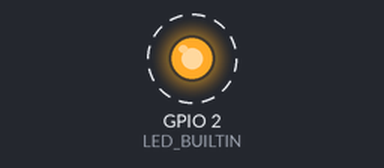
Bench run of a sketch on a simulated ESP8266 (NodeMCU). Shown: output pins drawn as LEDs (lit = HIGH, except the on-board LED, lit = LOW). Dashed ring = blinking. What the sketch prints to the serial monitor is not drawn.

Above: at 0.5 s.
Timing chart, 0 to 4.6 s (numbered marks = the images above):
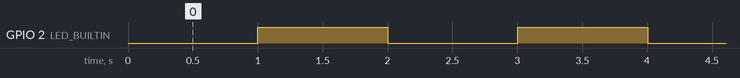

The sketch:

sender.ino
```cpp
#include <ESP8266WiFi.h>
#include <espnow.h>
#include <EEPROM.h>
uint8_t broadcastAddress[] = {0xA0, 0x20, 0xA6, 0x06, 0x7F, 0x45};  //test esp
//uint8_t broadcastAddress[] = {0x2C, 0x3A, 0xE8, 0x0F, 0x0D, 0xB1};  //monitor esp

typedef struct struct_message {
    char cmd[4];
    int start;
    int end;
    uint8_t R;
    uint8_t G;
    uint8_t B;
    uint8_t W;
} struct_message;

struct_message myData;

unsigned long lastTime = 0;
unsigned long timerDelay = 1000;  // send readings timer

void OnDataSent(uint8_t *mac_addr, uint8_t sendStatus) {
  Serial.print("Last Packet Send Status: ");
  if (sendStatus == 0){
    Serial.println("Delivery success");
  }
  else{
    Serial.println("Delivery fail");
  }
}

void setup() {
  // Init Serial Monitor
  Serial.begin(115200);
//  EEPROM.begin(512);
//  bool val = !EEPROM.read(0);
//  EEPROM.write(0, val);
//  EEPROM.commit();
  pinMode(LED_BUILTIN,OUTPUT);
  // Set device as a Wi-Fi Station
  WiFi.mode(WIFI_STA);

  // Init ESP-NOW
  if (esp_now_init() != 0) {
    Serial.println("Error initializing ESP-NOW");
    return;
  }
  esp_now_set_self_role(ESP_NOW_ROLE_CONTROLLER);
  esp_now_register_send_cb(OnDataSent);

  // Register peer
  esp_now_add_peer(broadcastAddress, ESP_NOW_ROLE_SLAVE, 1, NULL, 0);

    strcpy(myData.cmd, "OUT1");
    myData.start = 0;
    myData.end = 0;
    myData.R = 0;
    myData.G = 0;
    myData.B = 0;
    myData.W = 0;
//    esp_now_send(broadcastAddress, (uint8_t *) &myData, sizeof(myData));
//    delay(1000);
//    strcpy(myData.cmd, "OUT2");
//    esp_now_send(broadcastAddress, (uint8_t *) &myData, sizeof(myData));
//    ESP.deepSleep(0);
}

void loop() {
  if ((millis() - lastTime) > timerDelay) {
    strcpy(myData.cmd, "OUT1");
    digitalWrite(LED_BUILTIN, !digitalRead(LED_BUILTIN));
    esp_now_send(broadcastAddress, (uint8_t *) &myData, sizeof(myData));
    lastTime = millis();
  }
}
```

Measured:
- by itself, GPIO 2 (LED_BUILTIN): alternates HIGH for 1.0 s and LOW for 1.0 s
